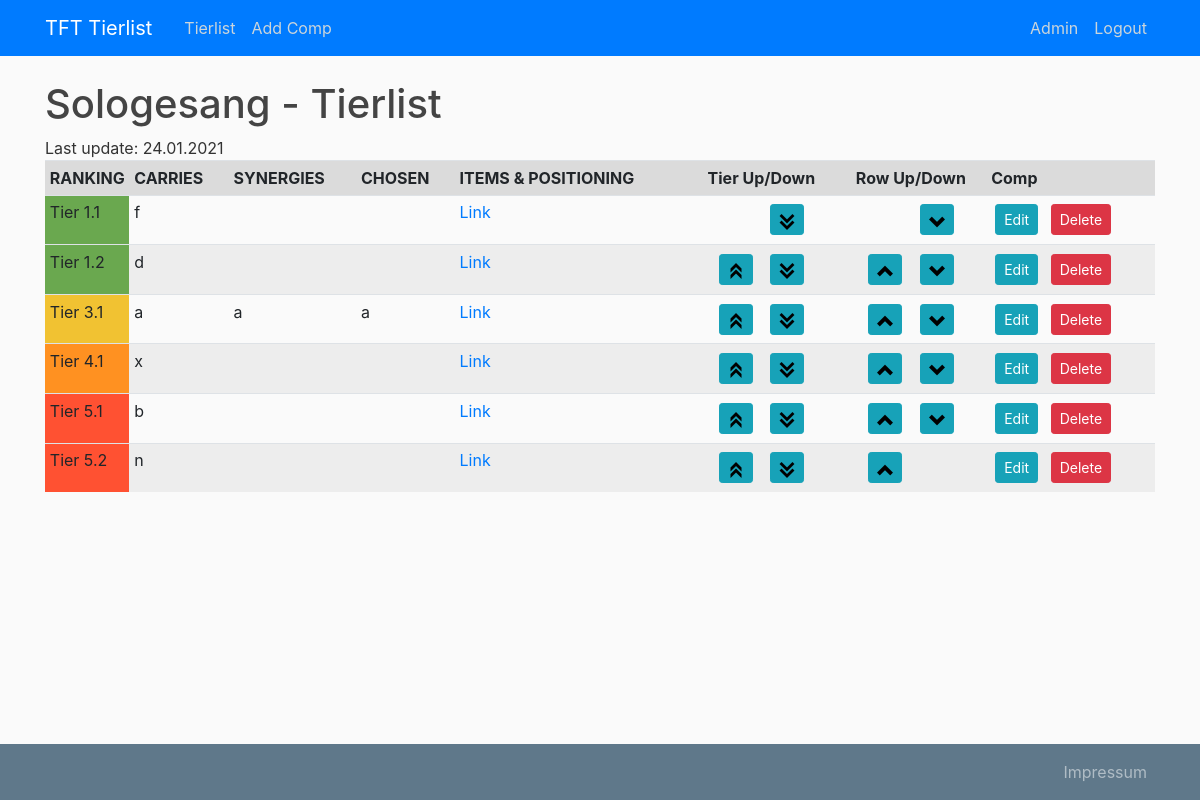
The page /home (signed in) on the database as committed earlier.
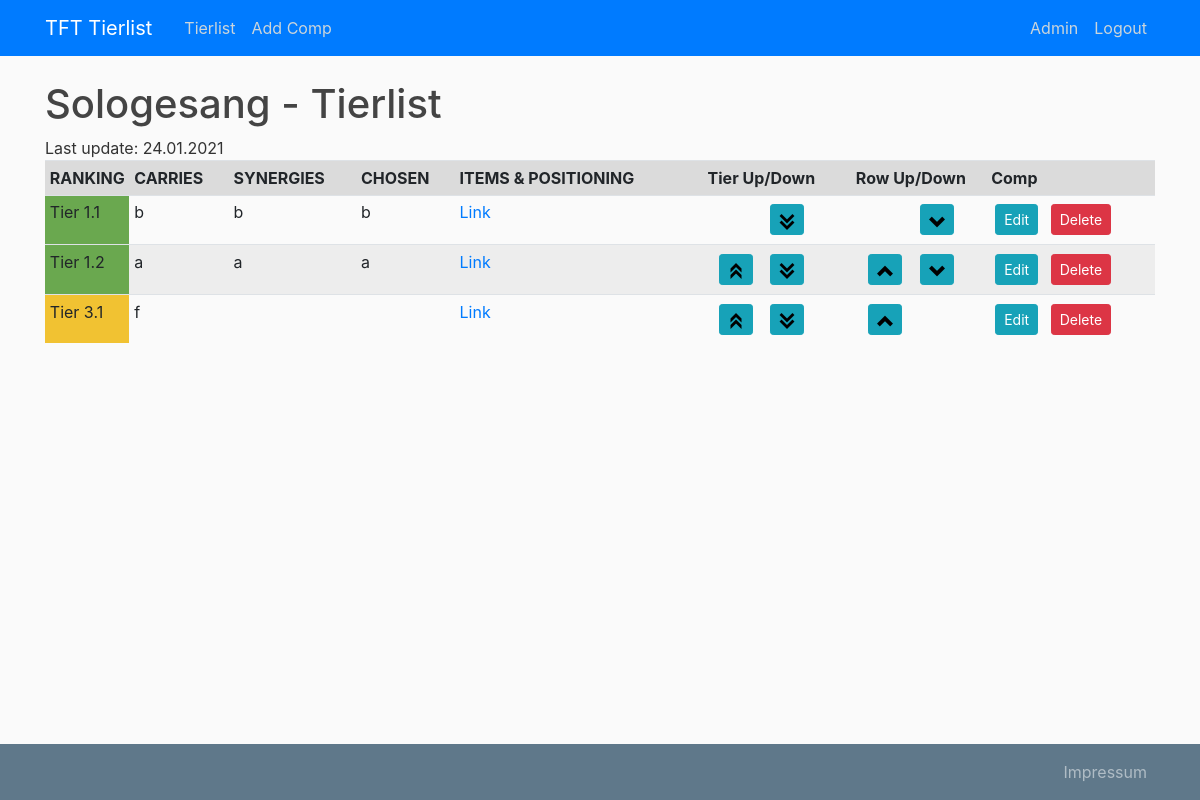
The same page on the database as committed later.
### tierlist/models.py (models this page shows, shortened)
class User(db.Model, UserMixin):
    id = db.Column(db.Integer, primary_key=True)
    username = db.Column(db.String(20), unique=True, nullable=False)
    email = db.Column(db.String(120), unique=True, nullable=False)
    image_file = db.Column(db.String(20), nullable=False,
                           default='default.jpg')
    password = db.Column(db.String(60), nullable=False)
    is_admin = db.Column(db.Boolean, nullable=False, default=False)
    tierlists = db.relationship('Tierlist', backref='author', lazy=True)

class Tierlist(db.Model):
    id = db.Column(db.Integer, primary_key=True)
    last_updated = db.Column(db.DateTime, unique=True,
                             nullable=True, default=datetime.utcnow)
    user_id = db.Column(db.Integer, db.ForeignKey('user.id'), nullable=False)
    comps = db.relationship('Comp', backref='tierlist', lazy=True)

class Comp(db.Model):
    id = db.Column(db.Integer, primary_key=True)
    tier = db.Column(db.Integer, nullable=False)
    sub_tier = db.Column(db.Integer, nullable=False)
    carries = db.Column(db.String(100), nullable=False)
    synergies = db.Column(db.String(100), nullable=False)
    lolchess = db.Column(db.String(200), nullable=False)
    chosen = db.Column(db.String(100), nullable=False)
    list_id = db.Column(db.Integer, db.ForeignKey(
        'tierlist.id'), nullable=False)

### tierlist/main/routes.py (the view)
@main.route("/")
@main.route("/home")
def home():
    comps = Comp.query.order_by(Comp.tier.asc(), Comp.sub_tier.asc()).all()
    tierlist = Tierlist.query.first()
    return render_template('tierlist.html', comps=comps, tierlist=tierlist, title="Sologesang")

### tierlist/models.py (called while the page is built)
@login_manager.user_loader
def load_user(user_id):
    return User.query.get(int(user_id))

### tierlist/templates/tierlist.html (shortened to what this page needs)
{% extends "layout.html" %}
{% block content %}
    <h1>Sologesang - Tierlist</h1>
    <div>Last update: {{ tierlist.last_updated.strftime('%d.%m.%Y') }}</div>
    <table class="table table-hover table-striped table-sm">
    <tbody>
        <tr class="table-active">
            <th style="width: 50px">RANKING</th>
            <th>CARRIES</th>
            <th>SYNERGIES</th>
            <th>CHOSEN</th>
            <th>ITEMS & POSITIONING</th>
            {% if current_user.is_authenticated and current_user.is_admin %}
                <th class="text-center" colspan="2">Tier Up/Down</th>
                <th class="text-center" colspan="2">Row Up/Down</th>
                <th>Comp</th>
            {% endif %}
        </tr>
    	{% for comp in comps %}
            <tr>
                <td class="tier-{{ comp.tier }}">Tier {{ comp.tier }}.{{ comp.sub_tier }}</td>
                <td class="ml-2">{{ comp.carries }}</td>
                <td class="ml-2">{{ comp.synergies }}</td>
                <td class="ml-2">{{ comp.chosen }}</td>
                <td class="ml-2"><a href="{{ comp.lolchess }}" target="_blank">Link</a></td>
                {% if current_user.is_authenticated and current_user.is_admin %}
                    <td>
                        {% if comp.tier > 1 or comp.sub_tier > 1 %}
                            <a class="btn btn-info btn-sm m-1 float-right" href="{{ url_for('comps.move_comp', comp_id=comp.id, direction='tier-up') }}">
                                <img src="{{ url_for('static', filename='arrow-up-tier.ico') }}" alt="Tier up" class="">
                            </a>
                        {% endif %}
                    </td>
                    <td>
                        <a class="btn btn-info btn-sm m-1" href="{{ url_for('comps.move_comp', comp_id=comp.id, direction='tier-down') }}">
                            <img src="{{ url_for('static', filename='arrow-down-tier.ico') }}" alt="Tier down" class="">
                        </a>
                    </td>
                    <td>
                        {% if comp.tier > 1 or comp.sub_tier > 1 %}
                            <a class="btn btn-info btn-sm m-1 float-right" href="{{ url_for('comps.move_comp', comp_id=comp.id, direction='up') }}">
                                <img src="{{ url_for('static', filename='arrow-up-sub-tier.ico') }}" alt="Sub Tier up" class="">
                            </a>
                        {% endif %}
                    </td>
                    <td>
                        {% if comp != comps[-1] %}
                            <a class="btn btn-info btn-sm m-1" href="{{ url_for('comps.move_comp', comp_id=comp.id, direction='down') }}">
                                <img src="{{ url_for('static', filename='arrow-down-sub-tier.ico') }}" alt="Sub Tier down" class="">
                            </a>
                        {% endif %}
                    </td>
                    <td>
                        <a class="btn btn-info btn-sm m-1" href="{{ url_for('comps.update_comp', comp_id=comp.id) }}">Edit</a>
                        <button type="button" class="btn btn-danger btn-sm m-1" data-toggle="modal" data-target="#deleteModal{{ comp.id }}">Delete</button>
                    </td>
                {% endif %}
            </tr>
    	{% endfor %}
    </tbody>
    </table>
{% endblock content %}

### tierlist/templates/layout.html (shortened to what this page needs)
<!DOCTYPE html>
<html>
<head>
	<link rel="stylesheet" href="https://stackpath.bootstrapcdn.com/bootstrap/4.3.1/css/bootstrap.min.css">
	<link rel="stylesheet" type="text/css" href="{{ url_for('static', filename='main.css')}}">
</head>
<body>
	<header class="site-header">
		<nav class="navbar navbar-expand-md navbar-dark bg-primary fixed-top">
			<div class="container">
				<a class="navbar-brand mr-4" href="/">TFT Tierlist</a>
				<div class="collapse navbar-collapse" id="navbarToggle">
					<div class="navbar-nav mr-auto">
						<a class="nav-item nav-link" href="{{ url_for('main.home')}}">Tierlist</a>
						{% if current_user.is_authenticated and current_user.is_admin %}
							<a class="nav-item nav-link" href="{{ url_for('comps.new_comp')}}">Add Comp</a>
						{% endif %}
					</div>
					<div class="navbar-nav">
						{% if current_user.is_authenticated %}
							<a class="nav-item nav-link" href="{{ url_for('users.account')}}">{{ current_user.username }}</a>
							<a class="nav-item nav-link" href="{{ url_for('users.logout')}}">Logout</a>
						{% else %}
							<a class="nav-item nav-link" href="{{ url_for('users.login')}}">Login</a>
							<a class="nav-item nav-link" href="{{ url_for('users.register')}}">Register</a>
						{% endif %}
					</div>
				</div>
			</div>
		</nav>
	</header>
	<main role="main" class="container">
	  <div class="row">
		<div class="col">
			{% block content %}{% endblock %}
		</div>
	  </div>
	</main>
	<footer class="site-footer">
		<nav class="navbar navbar-expand-md navbar-dark bg-steel fixed-bottom">
			<div class="container">
				<div class="navbar-nav">
					<a class="nav-item nav-link" href="{{ url_for('main.impressum')}}">Impressum</a>
				</div>
			</div>
		</nav>
	</footer>
</body>
</html>

### tierlist/static/main.css (style rules this page uses)
body { background: #fafafa; color: #333333; margin-top: 5rem; }
h1, h2, h3, h4, h5, h6 { color: #444444; }
.bg-steel { background-color: #5f788a; }
.site-header .navbar-nav .nav-link { color: #cbd5db; }
.table tbody tr > td.tier-1 { background-color: #6AA84F !important; }
.table tbody tr > td.tier-3 { background-color: #F1C232 !important; }

Rows that differ between the two databases and show on the page:
removed Comp: tier "1", sub_tier "2", carries "d"
removed Comp: tier "3", sub_tier "1", carries "a", synergies "a", chosen "a"
removed Comp: tier "5", sub_tier "1", carries "b"
removed Comp: tier "5", sub_tier "2", carries "n"
changed Comp (number 1 of 3 on the later page): tier "4" → "1"; carries "x" → "b"; synergies (not shown) → "b"; chosen (not shown) → "b"; tier: picture removed; moves up the list
added Comp: tier "1", sub_tier "2", carries "a", synergies "a", chosen "a"
changed Comp (number 3 of 3 on the later page): tier "1" → "3"; tier: picture added
